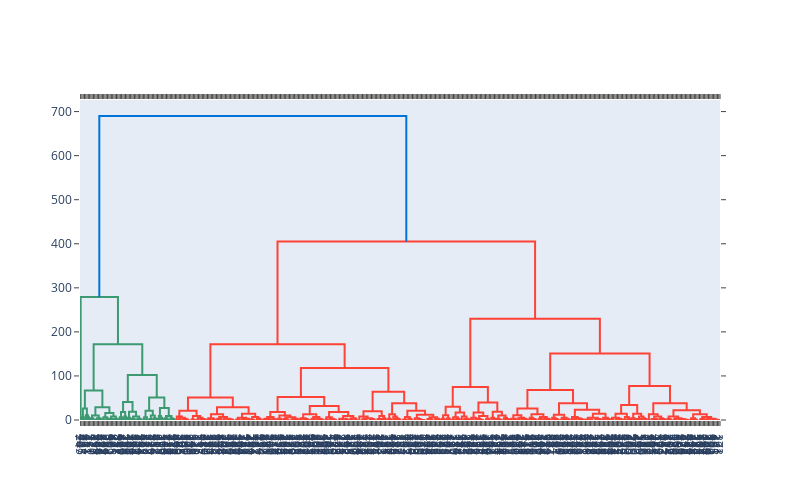

Notebook code for this chart:
### Markdown cell above
Il est souvent pertinent de choisir le partitionnement correspondant au plus grand saut entre deux clusters consécutifs. C'est pour cela que nous allons donc choisir 5 clusters comme nombre de clusters optimal.

### Code cell
echantillon = df_max_purchase[["Recency"]].iloc[0:500]

fig = ff.create_dendrogram(echantillon)
fig.update_layout(width=800, height=500)
fig.show()
